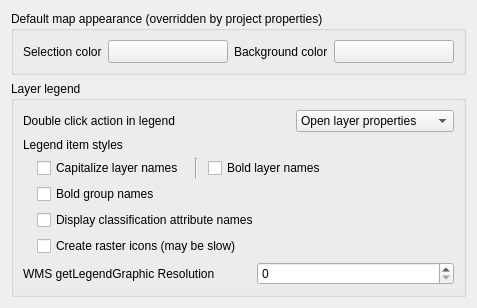
             <widget class="QWidget" name="mOptionsScrollAreaContents_06">
              <property name="geometry">
               <rect>
                <x>0</x>
                <y>0</y>
                <width>453</width>
                <height>281</height>
               </rect>
              </property>
              <layout class="QVBoxLayout" name="verticalLayout_25">
               <item>
                <widget class="QgsCollapsibleGroupBox" name="groupBox_9">
                 <property name="title">
                  <string>Default map appearance (overridden by project properties)</string>
                 </property>
                 <layout class="QGridLayout" name="gridLayout_7">
                  <item row="0" column="4">
                   <widget class="QgsColorButton" name="pbnCanvasColor">
                    <property name="sizePolicy">
                     <sizepolicy hsizetype="Fixed" vsizetype="Fixed">
                      <horstretch>0</horstretch>
                      <verstretch>0</verstretch>
                     </sizepolicy>
                    </property>
                    <property name="minimumSize">
                     <size>
                      <width>120</width>
                      <height>0</height>
                     </size>
                    </property>
                    <property name="maximumSize">
                     <size>
                      <width>120</width>
                      <height>16777215</height>
                     </size>
                    </property>
                    <property name="text">
                     <string/>
                    </property>
                   </widget>
                  </item>
                  <item row="0" column="6">
                   <spacer name="horizontalSpacer_28">
                    <property name="orientation">
                     <enum>Qt::Horizontal</enum>
                    </property>
                    <property name="sizeHint" stdset="0">
                     <size>
                      <width>40</width>
                      <height>20</height>
                     </size>
                    </property>
                   </spacer>
                  </item>
                  <item row="0" column="3">
                   <widget class="QLabel" name="label">
                    <property name="sizePolicy">
                     <sizepolicy hsizetype="Maximum" vsizetype="Preferred">
                      <horstretch>0</horstretch>
                      <verstretch>0</verstretch>
                     </sizepolicy>
                    </property>
                    <property name="text">
                     <string>Background color</string>
                    </property>
                   </widget>
                  </item>
                  <item row="0" column="0">
                   <widget class="QLabel" name="textLabel1_9">
                    <property name="sizePolicy">
                     <sizepolicy hsizetype="Maximum" vsizetype="Preferred">
                      <horstretch>0</horstretch>
                      <verstretch>0</verstretch>
                     </sizepolicy>
                    </property>
                    <property name="text">
                     <string>Selection color</string>
                    </property>
                   </widget>
                  </item>
                  <item row="0" column="1">
                   <widget class="QgsColorButton" name="pbnSelectionColor">
                    <property name="sizePolicy">
                     <sizepolicy hsizetype="Fixed" vsizetype="Fixed">
                      <horstretch>0</horstretch>
                      <verstretch>0</verstretch>
                     </sizepolicy>
                    </property>
                    <property name="minimumSize">
                     <size>
                      <width>120</width>
                      <height>0</height>
                     </size>
                    </property>
                    <property name="maximumSize">
                     <size>
                      <width>120</width>
                      <height>16777215</height>
                     </size>
                    </property>
                    <property name="text">
                     <string/>
                    </property>
                   </widget>
                  </item>
                 </layout>
                </widget>
               </item>
               <item>
                <widget class="QgsCollapsibleGroupBox" name="mLegendGrpBx">
                 <property name="minimumSize">
                  <size>
                   <width>0</width>
                   <height>0</height>
                  </size>
                 </property>
                 <property name="title">
                  <string>Layer legend</string>
                 </property>
                 <layout class="QVBoxLayout" name="verticalLayout_21">
                  <item>
                   <layout class="QHBoxLayout" name="horizontalLayout_8">
                    <item>
                     <widget class="QLabel" name="label_15">
                      <property name="text">
                       <string>Double click action in legend</string>
                      </property>
                     </widget>
                    </item>
                    <item>
                     <spacer name="horizontalSpacer_6">
                      <property name="orientation">
                       <enum>Qt::Horizontal</enum>
                      </property>
                      <property name="sizeHint" stdset="0">
                       <size>
                        <width>40</width>
                        <height>20</height>
                       </size>
                      </property>
                     </spacer>
                    </item>
                    <item>
                     <widget class="QComboBox" name="cmbLegendDoubleClickAction">
                      <item>
                       <property name="text">
                        <string>Open layer properties</string>
                       </property>
                      </item>
                      <item>
                       <property name="text">
                        <string>Open attribute table</string>
                       </property>
                      </item>
                      <item>
                       <property name="text">
                        <string>Open layer styling dock</string>
                       </property>
                      </item>
                     </widget>
                    </item>
                   </layout>
                  </item>
                  <item>
                   <layout class="QGridLayout" name="gridLayout_3">
                    <item row="1" column="2">
                     <widget class="Line" name="line_4">
                      <property name="minimumSize">
                       <size>
                        <width>12</width>
                        <height>0</height>
                       </size>
                      </property>
                      <property name="orientation">
                       <enum>Qt::Vertical</enum>
                      </property>
                     </widget>
                    </item>
                    <item row="1" column="0">
                     <spacer name="horizontalSpacer_34">
                      <property name="orientation">
                       <enum>Qt::Horizontal</enum>
                      </property>
                      <property name="sizeType">
                       <enum>QSizePolicy::Fixed</enum>
                      </property>
                      <property name="sizeHint" stdset="0">
                       <size>
                        <width>8</width>
                        <height>1</height>
                       </size>
                      </property>
                     </spacer>
                    </item>
                    <item row="1" column="1">
                     <widget class="QCheckBox" name="capitalizeCheckBox">
                      <property name="sizePolicy">
                       <sizepolicy hsizetype="Maximum" vsizetype="Fixed">
                        <horstretch>0</horstretch>
                        <verstretch>0</verstretch>
                       </sizepolicy>
                      </property>
                      <property name="text">
                       <string>Capitalize layer names</string>
                      </property>
                     </widget>
                    </item>
                    <item row="1" column="3">
                     <widget class="QCheckBox" name="mLegendLayersBoldChkBx">
                      <property name="sizePolicy">
                       <sizepolicy hsizetype="Minimum" vsizetype="Fixed">
                        <horstretch>0</horstretch>
                        <verstretch>0</verstretch>
                       </sizepolicy>
                      </property>
                      <property name="text">
                       <string>Bold layer names</string>
                      </property>
                     </widget>
                    </item>
                    <item row="3" column="1" colspan="3">
                     <widget class="QCheckBox" name="cbxLegendClassifiers">
                      <property name="text">
                       <string>Display classification attribute names</string>
                      </property>
                     </widget>
                    </item>
                    <item row="2" column="1" colspan="3">
                     <widget class="QCheckBox" name="mLegendGroupsBoldChkBx">
                      <property name="text">
                       <string>Bold group names</string>
                      </property>
                     </widget>
                    </item>
                    <item row="4" column="1" colspan="3">
                     <widget class="QCheckBox" name="cbxCreateRasterLegendIcons">
                      <property name="text">
                       <string>Create raster icons (may be slow)</string>
                      </property>
                     </widget>
                    </item>
                    <item row="0" column="0" colspan="4">
                     <widget class="QLabel" name="label_53">
                      <property name="sizePolicy">
                       <sizepolicy hsizetype="Minimum" vsizetype="Preferred">
                        <horstretch>0</horstretch>
                        <verstretch>0</verstretch>
                       </sizepolicy>
                      </property>
                      <property name="text">
                       <string>Legend item styles</string>
                      </property>
                     </widget>
                    </item>
                   </layout>
                  </item>
                  <item>
                   <layout class="QHBoxLayout" name="horizontalLayout_34">
                    <item>
                     <widget class="QLabel" name="label_58">
                      <property name="text">
                       <string>WMS getLegendGraphic Resolution</string>
                      </property>
                     </widget>
                    </item>
                    <item>
                     <spacer name="horizontalSpacer_39">
                      <property name="orientation">
                       <enum>Qt::Horizontal</enum>
                      </property>
                      <property name="sizeType">
                       <enum>QSizePolicy::Preferred</enum>
                      </property>
                      <property name="sizeHint" stdset="0">
                       <size>
                        <width>30</width>
                        <height>20</height>
                       </size>
                      </property>
                     </spacer>
                    </item>
                    <item>
                     <widget class="QSpinBox" name="mLegendGraphicResolutionSpinBox">
                      <property name="toolTip">
                       <string extracomment="MAP_RESOLUTION or DPI value overloading getMap default value (set 0 to use default)"/>
                      </property>
                      <property name="whatsThis">
                       <string extracomment="MAP_RESOLUTION or DPI value overloading getMap default value (set 0 to use default)"/>
                      </property>
                      <property name="minimum">
                       <number>0</number>
                      </property>
                      <property name="maximum">
                       <number>1000000</number>
                      </property>
                     </widget>
                    </item>
                   </layout>
                  </item>
                 </layout>
                </widget>
               </item>
               <item>
                <spacer>
                 <property name="orientation">
                  <enum>Qt::Vertical</enum>
                 </property>
                 <property name="sizeHint" stdset="0">
                  <size>
                   <width>20</width>
                   <height>40</height>
                  </size>
                 </property>
                </spacer>
               </item>
              </layout>
             </widget>
